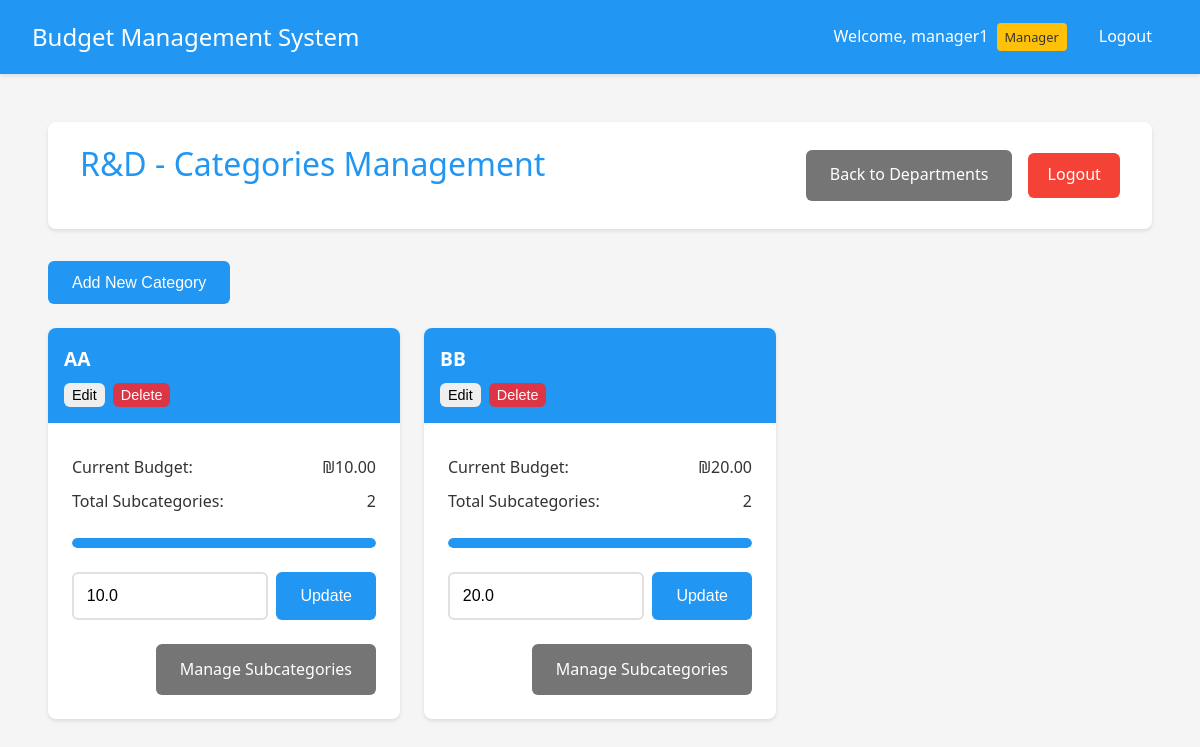
The app's page /manager/categories/1 (signed in) with its own data.
### app.py (models this page shows, shortened)
class User(UserMixin, db.Model):
    __tablename__ = 'user'
    id = db.Column(db.Integer, primary_key=True)
    username = db.Column(db.String(80), unique=True, nullable=False)
    password = db.Column(db.String(120), nullable=False)
    is_manager = db.Column(db.Boolean, default=False)
    is_admin = db.Column(db.Boolean, default=False)
    department_id = db.Column(db.Integer, db.ForeignKey('department.id'))
    status = db.Column(db.String(20), default='active')  # active, inactive, pending
    submitted_expenses = db.relationship('Expense',
                                       primaryjoin='User.id==Expense.user_id',
                                       backref='submitter',
                                       lazy=True)
    handled_expenses = db.relationship('Expense',
                                     primaryjoin='User.id==Expense.manager_id',
                                     backref='handler',
                                     lazy=True)

class Department(db.Model):
    __tablename__ = 'department'
    id = db.Column(db.Integer, primary_key=True)
    name = db.Column(db.String(100), nullable=False)
    budget = db.Column(db.Float, default=0.0)
    users = db.relationship('User', backref='department', lazy=True)
    categories = db.relationship('Category', backref='department', lazy=True)

class Category(db.Model):
    __tablename__ = 'category'
    id = db.Column(db.Integer, primary_key=True)
    name = db.Column(db.String(100), nullable=False)
    budget = db.Column(db.Float, default=0.0)
    department_id = db.Column(db.Integer, db.ForeignKey('department.id'), nullable=False)
    subcategories = db.relationship('Subcategory', backref='category', lazy=True)

### app.py (the view)
@app.route('/manager/categories/<int:dept_id>')
@login_required
def manage_categories(dept_id):
    if not current_user.is_manager:
        flash('Access denied. Manager privileges required.', 'danger')
        return redirect(url_for('index'))
    if not current_user.username == 'admin' and current_user.department_id != dept_id:
        flash('Access denied. You can only manage your own department.', 'danger')
        return redirect(url_for('manage_departments'))
    department = Department.query.get_or_404(dept_id)
    return render_template('manage_categories.html', department=department)

### app.py (called while the page is built)
@login_manager.user_loader
def load_user(user_id):
    return User.query.get(int(user_id))

@app.template_filter('min_value')
def min_value(value, limit):
    return min(value, limit)

@app.template_filter('format_currency')
def format_currency(value):
    return f"₪{value:,.2f}"

### templates/manage_categories.html (shortened to what this page needs)
{% extends "base.html" %}
{% block content %}
<div class="container">
    <header>
        <h1>{{ department.name }} - Categories Management</h1>
        <div class="header-actions">
            <a href="{{ url_for('manage_departments') }}" class="button secondary">Back to Departments</a>
            <a href="{{ url_for('logout') }}" class="logout-btn">Logout</a>
        </div>
    </header>
    {% if current_user.username == 'admin' or (current_user.is_manager and current_user.department_id == department.id) %}
    <div class="admin-controls">
        <button onclick="showAddCategoryModal()" class="button primary">Add New Category</button>
    </div>
    {% endif %}
    <div class="budget-grid">
        {% for category in department.categories %}
        <div class="budget-card">
            <div class="budget-header">
                <h3>{{ category.name }}</h3>
                {% if current_user.username == 'admin' or (current_user.is_manager and current_user.department_id == department.id) %}
                <div class="category-actions">
                    <button onclick="showEditCategoryModal({{ category.id }}, '{{ category.name }}', {{ category.budget }})" class="button small">Edit</button>
                    <button onclick="deleteCategory({{ category.id }})" class="button small danger">Delete</button>
                </div>
                {% endif %}
            </div>
            <div class="budget-body">
                <div class="budget-info">
                    <p><strong>Current Budget:</strong> {{ category.budget|format_currency }}</p>
                    <p><strong>Total Subcategories:</strong> {{ category.subcategories|length }}</p>
                </div>
                <div class="budget-progress">
                    {% set total_expenses = namespace(value=0) %}
                    {% for subcategory in category.subcategories %}
                        {% for expense in subcategory.expenses %}
                            {% if expense.status == 'approved' %}
                                {% set total_expenses.value = total_expenses.value + expense.amount %}
                            {% endif %}
                        {% endfor %}
                    {% endfor %}
                    {% set usage_percent = (total_expenses.value / category.budget * 100) if category.budget > 0 else 0 %}
                    <div class="progress-bar">
                        <div class="progress-fill" style="width: {{ usage_percent|min_value(100) }}%" data-usage="{{ "%.1f"|format(usage_percent) }}%"></div>
                    </div>
                </div>
                {% if current_user.username == 'admin' or (current_user.is_manager and current_user.department_id == department.id) %}
                <div class="budget-form">
                    <div class="budget-input">
                        <input type="number" step="0.01" min="0" value="{{ category.budget }}" id="budget-{{ category.id }}" class="form-control">
                        <button onclick="updateBudget({{ category.id }})" class="button primary">Update</button>
                    </div>
                </div>
                {% endif %}
                <div class="budget-actions">
                    <a href="{{ url_for('manage_subcategories', cat_id=category.id) }}" class="button secondary">Manage Subcategories</a>
                </div>
            </div>
        </div>
        {% endfor %}
    </div>
</div>
{% endblock %}

### templates/base.html (shortened to what this page needs)
<!DOCTYPE html>
<html lang="en">
<head>
    <link rel="stylesheet" href="{{ url_for('static', filename='style.css') }}">
</head>
<body>
    <nav class="navbar">
        <div class="nav-brand">Budget Management System</div>
        <div class="nav-items">
            {% if current_user.is_authenticated %}
                <span class="user-info">
                    Welcome, {{ current_user.username }}
                    {% if current_user.is_manager %}
                        <span class="badge">Manager</span>
                    {% endif %}
                </span>
                <a href="{{ url_for('logout') }}" class="nav-link">Logout</a>
            {% else %}
                <a href="{{ url_for('login') }}" class="nav-link">Login</a>
            {% endif %}
        </div>
    </nav>
    <div class="content">
        {% block content %}{% endblock %}
    </div>
</body>
</html>

### static/style.css (style rules this page uses)
:root { --primary-color: #2196F3; --secondary-color: #FFC107; --success-color: #4CAF50; --danger-color: #f44336; --text-color: #333; --bg-color: #f5f5f5; --card-bg: #ffffff; --background-light: #f8f9fa; }
* { margin: 0; padding: 0; box-sizing: border-box; transition: all 0.3s ease; }
body { font-family: 'Segoe UI', Roboto, Arial, sans-serif; background-color: var(--bg-color); color: var(--text-color); line-height: 1.6; }
.container { max-width: 1200px; margin: 0 auto; padding: 1rem; }
header { background-color: var(--card-bg); padding: 1rem 2rem; box-shadow: 0 2px 4px rgba(0,0,0,0.1); margin-bottom: 2rem; border-radius: 8px; display: flex; justify-content: space-between; align-items: center; }
h1 { color: var(--primary-color); font-weight: 500; margin-bottom: 1.5rem; }
input[type="text"], input[type="password"], input[type="number"], textarea { width: 100%; padding: 0.8rem; border: 2px solid #e0e0e0; border-radius: 6px; font-size: 1rem; transition: border-color 0.3s ease; }
.button, button { display: inline-flex; align-items: center; justify-content: center; padding: 0.8rem 1.5rem; border: none; border-radius: 6px; font-size: 1rem; font-weight: 500; cursor: pointer; text-decoration: none; transition: transform 0.2s ease, box-shadow 0.2s ease; }
.button.primary { background-color: var(--primary-color); color: white; }
.button.secondary { background-color: #757575; color: white; }
.logout-btn { background-color: var(--danger-color); color: white; padding: 0.6rem 1.2rem; border-radius: 6px; text-decoration: none; font-weight: 500; }
.button.small { padding: 0.4rem 0.8rem; font-size: 0.875rem; }
.header-actions { display: flex; gap: 1rem; align-items: center; }
.budget-grid { display: grid; grid-template-columns: repeat(auto-fill, minmax(300px, 1fr)); gap: 1.5rem; margin-top: 1.5rem; }
.budget-card { background: white; border-radius: 8px; box-shadow: 0 2px 4px rgba(0,0,0,0.1); overflow: hidden; transition: transform 0.2s ease-in-out, box-shadow 0.2s ease-in-out; }
.budget-header { padding: 1rem; background: var(--primary-color); color: white; }
.budget-header h3 { margin: 0; font-size: 1.2rem; }
.budget-body { padding: 1.5rem; }
.budget-info { margin-bottom: 1.5rem; }
.budget-info p { margin: 0.5rem 0; color: var(--text-color); display: flex; justify-content: space-between; align-items: center; }
.budget-info p strong { font-weight: 500; }
.budget-progress { margin: 1.5rem 0; }
.progress-bar { width: 100%; height: 10px; background-color: var(--background-light); border-radius: 5px; overflow: hidden; position: relative; }
.progress-fill { height: 100%; background-color: var(--primary-color); border-radius: 5px; position: relative; }
.progress-fill::after { content: attr(data-usage); position: absolute; right: 0; top: -20px; font-size: 0.875rem; color: var(--text-color); }
.budget-form { margin-top: 1.5rem; }
.budget-input { display: flex; gap: 0.5rem; }
.budget-input input { flex: 1; }
.budget-actions { margin-top: 1.5rem; display: flex; justify-content: flex-end; }
.navbar { background-color: var(--primary-color); padding: 1rem 2rem; color: white; display: flex; justify-content: space-between; align-items: center; box-shadow: 0 2px 4px rgba(0,0,0,0.1); }
.nav-brand { font-size: 1.5rem; font-weight: 500; }
.nav-items { display: flex; align-items: center; gap: 1rem; }
.user-info { display: flex; align-items: center; gap: 0.5rem; }
.badge { background-color: var(--secondary-color); color: var(--text-color); padding: 0.25rem 0.5rem; border-radius: 4px; font-size: 0.8rem; font-weight: 500; }
.nav-link { color: white; text-decoration: none; padding: 0.5rem 1rem; border-radius: 4px; transition: background-color 0.3s; }
.content { padding: 2rem; }

### templates/manage_categories.html (style rules this page uses)
.admin-controls { margin-bottom: 20px; }
.category-actions { display: flex; gap: 8px; margin-top: 8px; }
.button.small { padding: 4px 8px; font-size: 0.9em; }
.button.danger { background-color: #dc3545; color: white; }

### records on screen
User: username "manager1"
Department: name "R&D"
Category: name "AA", budget "₪10.00", subcategories|length "2", {{ usage_percent|min_value(100) }} 100 (drawn), budget "10.0"
Category: name "BB", budget "₪20.00", subcategories|length "2", {{ usage_percent|min_value(100) }} 100 (drawn), budget "20.0"
